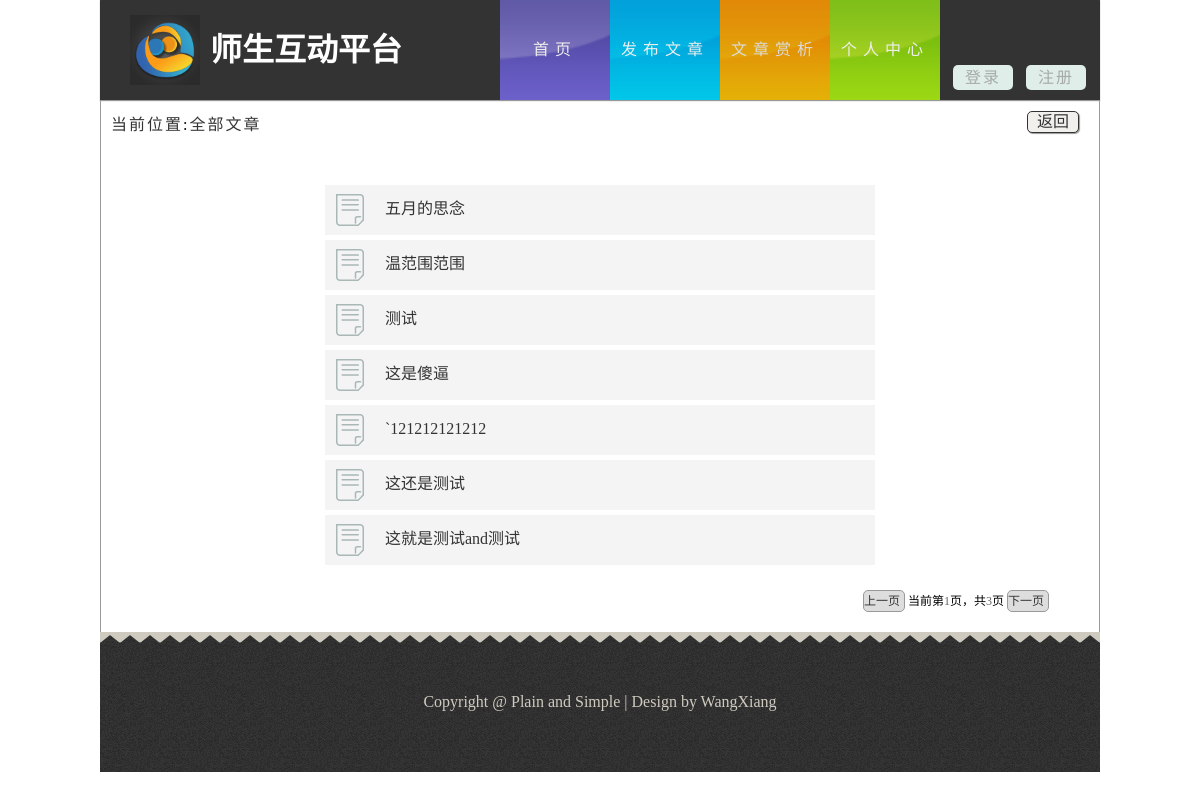
/paragraph.php?page=1, run on the app's committed database.
### tables this page shows
CREATE TABLE `tb_paragraph` (
  `para_id` int(11) NOT NULL AUTO_INCREMENT,
  `para_content` varchar(10000) NOT NULL,
  `para_publish` int(20) DEFAULT NULL COMMENT '发布时间',
  `para_title` varchar(255) NOT NULL,
  `para_kind` varchar(255) DEFAULT NULL,
  `para_video` varchar(255) DEFAULT NULL,
  `para_picture` varchar(255) DEFAULT NULL,
  `account` varchar(255) DEFAULT NULL,
  `count_read` int(10) DEFAULT '0',
  `count_send` int(10) DEFAULT '0',
  `count_discuss` int(10) DEFAULT '0',
  `type` varchar(10) DEFAULT NULL,
  PRIMARY KEY (`para_id`)
);

### public/paragraph.php (the view, shortened to what this page needs)
<?php
	$re = mysql_query("SELECT count(*) from tb_paragraph");
	$rs = mysql_fetch_array($re);
	$numrows = $rs[0];
	$pagesize = 7;
	$pages = intval($numrows/$pagesize);
	if($numrows%$pagesize){
		$pages++;
	}
	if (isset($_GET['page'])) {
		$page = intval($_GET['page']);
	}else{
		$page = 1;
	}
	$offset = $pagesize*($page-1);
?>
<!DOCTYPE html>
<html lang="zh-cn">
<head>
	<link rel="stylesheet" href="css/style.css">
</head>
<body>
    <header id="header">
	    <div class="sec">
		    <h1 class="logo">师生互动平台</h1>
			<nav class="link">
			    <ul class="o-nav">
			        <li><a href="index.php" class="s-bc">首页</a></li>
				    <li><a href="addarticle.php" class="f-bc">发布文章</a></li>
				    <li class="active"><a href="<?php echo $_SERVER["PHP_SELF"].'?'.'page='.'1'; ?>" class="w-bc">文章赏析</a></li>
				    <li><a href="setinfo.php" class="d-bc">个人中心</a></li>
			    </ul>
				<div class="dz">
				    <ul>
					<?php
						if(isset($_COOKIE["name"])){
							echo "<div class=\"dlz\">Hi:<a href=\"setinfo.php\"><span>".$_COOKIE["name"]." </span></a><a href=\"logout.php\">[退出]</a></div>";
						}else{
					?>
					   <li><a href="login.php">登录</a></li>
					   <li><a href="register.php">注册</a></li>
					<?php
						}
					?>
					</ul>
				</div>
			</nav>
		</div>
	</header>
    <div id="content" style="width:998px;border:1px solid #999;height:530px;padding:0">
	    <div class="wk zylb" style="background:#fff;">
		    <div class="wz">
			    <a href="javascript:void(0);">当前位置</a>:<a href="javascript:void(0);">全部文章</a>
			</div>
		    <div class="return">
			    <a href="index.php" style=" color:#333">返回</a>
			</div>
			<div class="ssym">
			    <div class="sszs">
			        <?php
			        	$result = mysql_query("SELECT * FROM tb_paragraph order by para_id desc limit $offset,$pagesize");
			        	while ($row = mysql_fetch_array($result)) {
			        		echo "<div class=\"ssjg\">";
				        	echo 	"<div class=\"fbr\">";
					        echo		"<img src=\"img/form.png\" style=\"width: 32px; margin-top: 9px; margin-left: 9px;\"/>";
					    	echo 	"</div>";
					    	echo	"<div class=\"bt\">";
					        echo		"<a href=\"#\">".$row['para_title']."</a>";
					    	echo 	"</div>";
				    		echo "</div>";
			        	}
			        ?>
			    </div>
				<div class="pages" style="margin-top:0">
			    <a id="prev" href="paragraph.php">上一页</a>
					当前第<span><?php $i = explode('=',$_SERVER["QUERY_STRING"]); echo $i[1]; ?></span>页，共<span id="ispan"><?php echo $pages; ?></span>页
				<a id="next" href="paragraph.php">下一页</a>
			</div>
			</div>
		</div>
	</div>
	<footer>
	    <div class="footer">
		      Copyright @ Plain and Simple | Design by WangXiang
		</div>
	</footer>
</body>
</html>

### public/css/style.css (style rules this page uses)
body,ul,h1 { margin:0; padding:0; }
.wk { width:998px; height:420px; }
.zylb { height:531px; background:#cecabf; }
.zylb>.wz { display:inline-block; margin:10px 0 0 10px; letter-spacing:2px; }
.zylb>.return { float:right; width:50px; height:20px; line-height:20px; border:1px solid #333; border-radius:5px; text-align:center; margin:10px 20px 0 0; display:inline-block; box-shadow:1px 1px 1px #999; background:#f1f0ec; }
.zylb .pages { float:right;font-size:12px;margin-right:50px;margin-top:30px; }
.zylb .pages>a { width:40px;line-height:20px;color:#333;background:#dddddd;border-radius:5px;display:inline-block;border:1px solid #999; }
.zylb .pages>span { color:#666 }
.return>a { color:#333; }
#header { width:100%; height:100px; background-color:#fff; }
ul { list-style:none; }
a { text-decoration:none;color:#333 }
.sec { width:1000px; height:100px; background-color:#333; margin:0 auto; box-shadow:0 1px 1px #999; position:relative; z-index:9999; }
.logo { background:url(../img/logo.png) no-repeat; background-size:70px 70px; width:330px; height:70px; text-indent:80px; float:left; margin-left:30px; margin-top:15px; color:#fff; line-height:70px; }
#header .link { float:right; height:100px; width:600px; text-align:center; line-height:100px; letter-spacing:6px; }
#header .o-nav li { float:left; width:110px; }
#header .o-nav li>a { display:block; color:#eee; }
#header .s-bc { background:url(../img/bg1.png) no-repeat; background-size:110px 100px; }
#header .f-bc { background:url(../img/bg2.png) no-repeat; background-size:110px 100px; }
#header .d-bc { background:url(../img/bg3.png) no-repeat; background-size:110px 100px; }
#header .w-bc { background:url(../img/bg4.png) no-repeat; background-size:110px 100px; }
#header .o-nav li>a:hover,#header .o-nav .active>a { opacity:0.9; }
#header .dz>ul>li { width:60px; float:left; color:#eee; line-height:25px; margin-left:13px; }
#header .dz>ul>li>a { display:block; background-color:#dfeee9; border-radius:5px; margin-top:65px; color:#a6aaa8; letter-spacing:2px; }
#content { background:#cecabf; width:1000px; height:auto; margin:0 auto; padding-bottom:30px; }
footer { margin:0 auto; width:1000px; background:#cecabf; }
.footer { background:url(../img/footer.png); width:1000px; height:140px; color:#d0cbc0; text-align:center; line-height:140px; font-family:SimHei; }
.ssym { margin-top:50px;margin-bottom:30px; }
.ssym .ssjg { width:550px;margin:0 auto;background:#f4f4f4;margin-bottom:5px; }
.ssym .sszs { height:405px;overflow-y:hidden }
.ssym .ssjg .fbr { width:50px; height:50px; overflow:hidden; display:inline-block;vertical-align:middle;margin-right:10px; }
.ssym .ssjg .fbr img { width:50px; }
.ssym .ssjg .bt { display:inline-block; }

### data on the page
tb_paragraph: para_title "五月的思念"
tb_paragraph: para_title "温范围范围"
tb_paragraph: para_title "测试"
tb_paragraph: para_title "这是傻逼"
tb_paragraph: para_title "`121212121212"
tb_paragraph: para_title "这还是测试"
tb_paragraph: para_title "这就是测试and测试"

### other printed values
$i[1] "1"
$pages "3"
